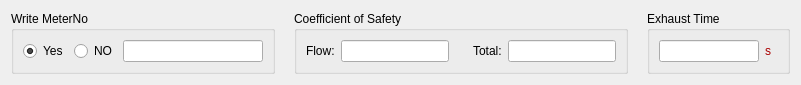
  <widget class="QWidget" name="layoutWidget">
   <property name="geometry">
    <rect>
     <x>10</x>
     <y>690</y>
     <width>801</width>
     <height>54</height>
    </rect>
   </property>
   <layout class="QGridLayout" name="gridLayout_22">
    <item row="0" column="1">
     <spacer name="horizontalSpacer_18">
      <property name="orientation">
       <enum>Qt::Horizontal</enum>
      </property>
      <property name="sizeType">
       <enum>QSizePolicy::Preferred</enum>
      </property>
      <property name="sizeHint" stdset="0">
       <size>
        <width>13</width>
        <height>20</height>
       </size>
      </property>
     </spacer>
    </item>
    <item row="0" column="3">
     <spacer name="horizontalSpacer_19">
      <property name="orientation">
       <enum>Qt::Horizontal</enum>
      </property>
      <property name="sizeType">
       <enum>QSizePolicy::Preferred</enum>
      </property>
      <property name="sizeHint" stdset="0">
       <size>
        <width>13</width>
        <height>20</height>
       </size>
      </property>
     </spacer>
    </item>
    <item row="0" column="4">
     <widget class="QGroupBox" name="gBox_exhausttime">
      <property name="title">
       <string>Exhaust Time</string>
      </property>
      <layout class="QGridLayout" name="gridLayout">
       <item row="0" column="0">
        <widget class="QLineEdit" name="lineEdit_exTime">
         <property name="minimumSize">
          <size>
           <width>20</width>
           <height>0</height>
          </size>
         </property>
         <property name="maximumSize">
          <size>
           <width>100</width>
           <height>16777215</height>
          </size>
         </property>
         <property name="alignment">
          <set>Qt::AlignCenter</set>
         </property>
        </widget>
       </item>
       <item row="0" column="1">
        <widget class="QLabel" name="label_19">
         <property name="palette">
          <palette>
           <active>
            <colorrole role="WindowText">
             <brush brushstyle="SolidPattern">
              <color alpha="255">
               <red>170</red>
               <green>0</green>
               <blue>0</blue>
              </color>
             </brush>
            </colorrole>
           </active>
           <inactive>
            <colorrole role="WindowText">
             <brush brushstyle="SolidPattern">
              <color alpha="255">
               <red>170</red>
               <green>0</green>
               <blue>0</blue>
              </color>
             </brush>
            </colorrole>
           </inactive>
           <disabled>
            <colorrole role="WindowText">
             <brush brushstyle="SolidPattern">
              <color alpha="255">
               <red>120</red>
               <green>120</green>
               <blue>120</blue>
              </color>
             </brush>
            </colorrole>
           </disabled>
          </palette>
         </property>
         <property name="text">
          <string>s</string>
         </property>
        </widget>
       </item>
      </layout>
     </widget>
    </item>
    <item row="0" column="2">
     <widget class="QGroupBox" name="gBox_safetycoe">
      <property name="sizePolicy">
       <sizepolicy hsizetype="Preferred" vsizetype="Fixed">
        <horstretch>0</horstretch>
        <verstretch>0</verstretch>
       </sizepolicy>
      </property>
      <property name="title">
       <string>Coefficient of Safety</string>
      </property>
      <layout class="QGridLayout" name="gridLayout_2">
       <item row="0" column="0">
        <widget class="QLabel" name="label">
         <property name="text">
          <string>Flow:</string>
         </property>
        </widget>
       </item>
       <item row="0" column="1">
        <widget class="QLineEdit" name="lineEdit_sc_flow">
         <property name="minimumSize">
          <size>
           <width>30</width>
           <height>0</height>
          </size>
         </property>
         <property name="alignment">
          <set>Qt::AlignCenter</set>
         </property>
        </widget>
       </item>
       <item row="0" column="2">
        <spacer name="horizontalSpacer">
         <property name="orientation">
          <enum>Qt::Horizontal</enum>
         </property>
         <property name="sizeHint" stdset="0">
          <size>
           <width>18</width>
           <height>20</height>
          </size>
         </property>
        </spacer>
       </item>
       <item row="0" column="3">
        <widget class="QLabel" name="label_2">
         <property name="text">
          <string>Total:</string>
         </property>
        </widget>
       </item>
       <item row="0" column="4">
        <widget class="QLineEdit" name="lineEdit_sc_thermal">
         <property name="minimumSize">
          <size>
           <width>30</width>
           <height>0</height>
          </size>
         </property>
         <property name="alignment">
          <set>Qt::AlignCenter</set>
         </property>
        </widget>
       </item>
      </layout>
     </widget>
    </item>
    <item row="0" column="0">
     <widget class="QGroupBox" name="gBox_writenum">
      <property name="title">
       <string>Write MeterNo</string>
      </property>
      <layout class="QGridLayout" name="gridLayout_19">
       <item row="0" column="0">
        <widget class="QRadioButton" name="tBtn_writeNum_true">
         <property name="text">
          <string>Yes</string>
         </property>
         <property name="checked">
          <bool>true</bool>
         </property>
        </widget>
       </item>
       <item row="0" column="1">
        <widget class="QRadioButton" name="tBtn_writeNum_false">
         <property name="text">
          <string>NO</string>
         </property>
        </widget>
       </item>
       <item row="0" column="2">
        <widget class="QLineEdit" name="lineEditMeterNO">
         <property name="minimumSize">
          <size>
           <width>140</width>
           <height>0</height>
          </size>
         </property>
        </widget>
       </item>
      </layout>
     </widget>
    </item>
   </layout>
  </widget>
